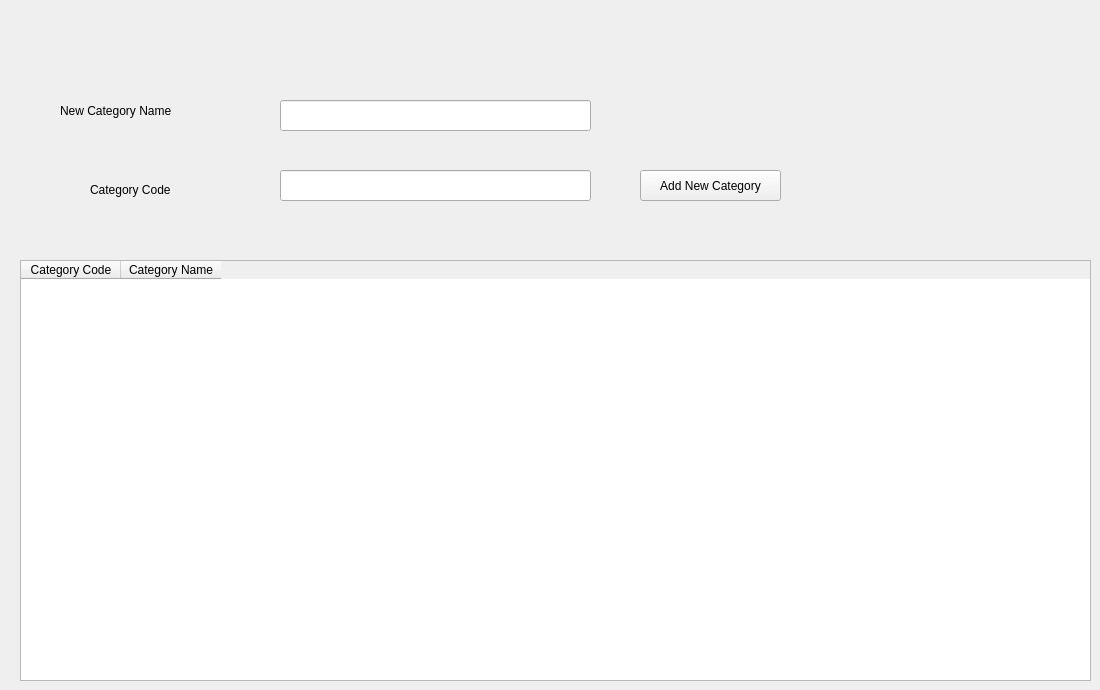
      <widget class="QWidget" name="tab_9">
       <attribute name="title">
        <string>Category</string>
       </attribute>
       <widget class="QTableWidget" name="tableWidget_2">
        <property name="geometry">
         <rect>
          <x>20</x>
          <y>260</y>
          <width>1071</width>
          <height>421</height>
         </rect>
        </property>
        <column>
         <property name="text">
          <string>Category Code</string>
         </property>
        </column>
        <column>
         <property name="text">
          <string>Category Name</string>
         </property>
        </column>
       </widget>
       <widget class="QPushButton" name="pushButton_16">
        <property name="geometry">
         <rect>
          <x>640</x>
          <y>170</y>
          <width>141</width>
          <height>31</height>
         </rect>
        </property>
        <property name="text">
         <string>Add New Category</string>
        </property>
       </widget>
       <widget class="QLineEdit" name="lineEdit_26">
        <property name="geometry">
         <rect>
          <x>280</x>
          <y>100</y>
          <width>311</width>
          <height>31</height>
         </rect>
        </property>
       </widget>
       <widget class="QLabel" name="label_32">
        <property name="geometry">
         <rect>
          <x>60</x>
          <y>90</y>
          <width>191</width>
          <height>41</height>
         </rect>
        </property>
        <property name="text">
         <string>New Category Name</string>
        </property>
       </widget>
       <widget class="QLabel" name="label_4">
        <property name="geometry">
         <rect>
          <x>90</x>
          <y>180</y>
          <width>91</width>
          <height>20</height>
         </rect>
        </property>
        <property name="text">
         <string>Category Code</string>
        </property>
       </widget>
       <widget class="QLineEdit" name="lineEdit_5">
        <property name="geometry">
         <rect>
          <x>280</x>
          <y>170</y>
          <width>311</width>
          <height>31</height>
         </rect>
        </property>
       </widget>
       <widget class="QLabel" name="label_51">
        <property name="geometry">
         <rect>
          <x>290</x>
          <y>220</y>
          <width>301</width>
          <height>16</height>
         </rect>
        </property>
        <property name="text">
         <string/>
        </property>
       </widget>
      </widget>
